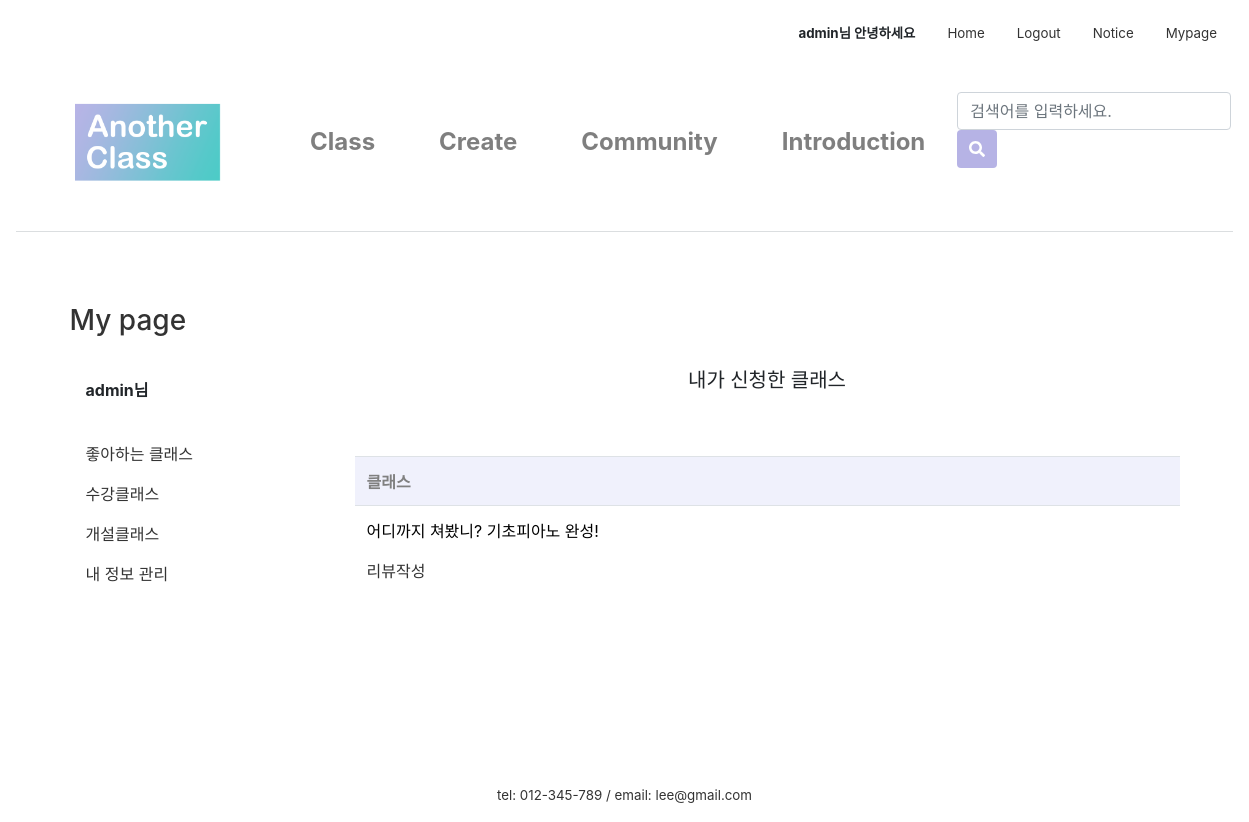
/mypage/myApply/ (signed in), run on an earlier commit of the app's database.
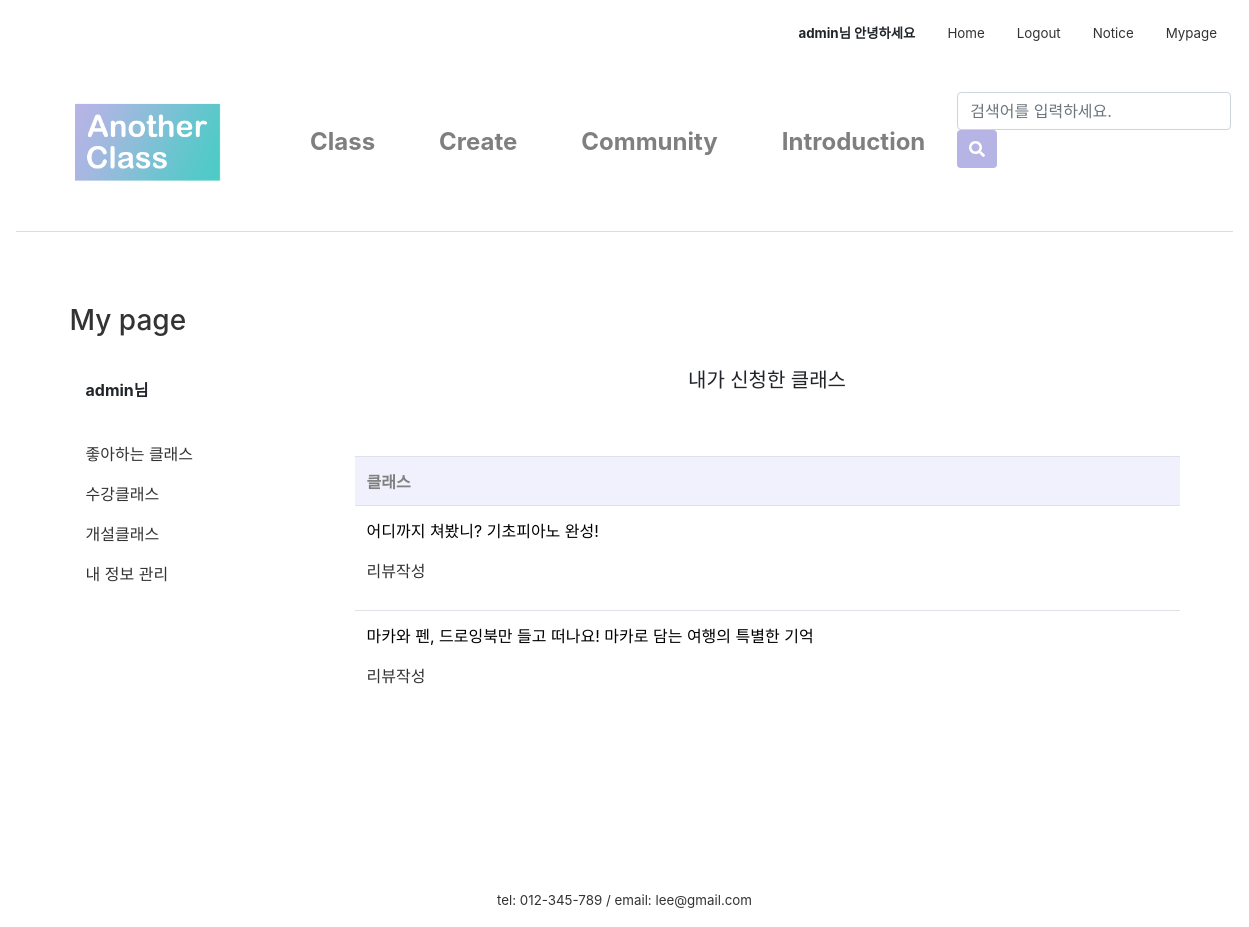
And on a later commit of the database.
### firstApp/models.py (models this page shows, shortened)
class Apply(models.Model):
    author = models.ForeignKey(settings.AUTH_USER_MODEL, on_delete=models.CASCADE, default=1)
    inClass = models.ForeignKey('firstApp.Class', on_delete=models.CASCADE, default=1, related_name='apply')
    date = models.ForeignKey('firstApp.ClassDate', on_delete=models.CASCADE, default=1, related_name='apply')
    name = models.CharField(max_length=10)
    number = models.CharField(max_length=13)
    text = RichTextUploadingField(default='')

class Class(models.Model):
    author = models.ForeignKey(settings.AUTH_USER_MODEL, on_delete=models.CASCADE, default=1)
    title = models.CharField(max_length=50)
    tutor = models.CharField(max_length=10)
    tutor_photo = ProcessedImageField(upload_to="tutor", processors=[ResizeToFill(300,300)], default='')
    tutor_insta = models.CharField(null=True, blank=True, max_length=50, default='')
    tutor_blog = models.CharField(null=True, blank=True, max_length=50, default='')
    tutor_youtube = models.CharField(null=True, blank=True, max_length=50, default='')
    category = models.ForeignKey('firstApp.Category', on_delete=models.CASCADE, default=1, related_name='category')
    area = models.ForeignKey('firstApp.Area', on_delete=models.CASCADE, default=1)
    photo = ProcessedImageField(upload_to="class", processors=[ResizeToFill(600,450)], default='')
    body = RichTextUploadingField(default='')
    tutor_body = RichTextUploadingField(default='')
    price = models.PositiveIntegerField(null=True)
    time = models.PositiveIntegerField(null=True)
    level = models.ForeignKey('firstApp.Level', on_delete=models.CASCADE, default=1, related_name='level')
    mode = models.ForeignKey('firstApp.Mode', on_delete=models.CASCADE, default=1, related_name='mode')
    in_min = models.PositiveIntegerField(null=True, blank=True, default='1')
    in_max = models.PositiveIntegerField(null=True, blank=True, default='1')
    like_user = models.ManyToManyField(settings.AUTH_USER_MODEL, related_name='like_class')
    like_count = models.PositiveIntegerField(default=0)
    def __str__(self):
        return self.title

### firstApp/views.py (the view)
# urls.py: path('mypage/myApply/', views.myApply, name='myApply'),
@login_required(login_url='/login/')
def myApply(request):
    applys = Apply.objects.filter(author=request.user)
    return render(request, 'firstApp/applylist.html', {'applys':applys})

### firstApp/templates/firstApp/applylist.html (shortened to what this page needs)
{% extends 'firstApp/base.html' %}
{% load static %}
{% block content %}
{% if user.is_active %}
<link href="{% static 'css/community.css' %}" rel="stylesheet">
<link href="{% static 'css/apply_detail.css' %}" rel="stylesheet">
<div class="container">
    <div class="row">
        <div class="col-sm-3">
            <div class="left-sidebar">
                <ul>
                    <li data-toggle="tab">
                        <a class="nounderline" href="{% url 'mypage' %}"><h3>My page</h3></a><br>
                        <a class="nav-link"><strong>{{user.username}}님</strong></a>
                        <br>
                    <li class="nav-item">
                        <a class="nav-link" href="/mypage/mylike">좋아하는 클래스</a>
                    </li>
                    <li class="nav-item">
                        <a class="nav-link" href="/mypage/myApply">수강클래스</a>
                    </li>
                    <li class="nav-item">
                        <a class="nav-link" href="/mypage/myClass">개설클래스</a>
                    </li>
                    <li class="nav-item">
                        <a class="nav-link" href="">내 정보 관리</a>
                    </li>
                    </li>
                </ul>
            </div>
        </div>
        <div class="col-sm-9">
            <h5>내가 신청한 클래스</h5>
            <table class="table">
                <tr>
                    <th>클래스</th>
                </tr>
                {% for apply in applys %}
                <tr>
                    <td>
                        <p>
                            <a aria-controls="collapseExample" aria-expanded="false" data-toggle="collapse"
                               href="#{{apply.pk}}" class="a_underline">
                                {{apply.inClass}}
                            </a>
                            <div class="createreview">
                        <a href="{% url 'review' class_id=apply.inClass.pk %}"> 리뷰작성</a>
                    </div>
                        </p>
                    </td>
                </tr>
                {% endfor %}
            </table>
        </div>
    </div>
</div>
{% else %}
<script type="text/javascript">
    alert('잘못된 접근입니다. \n로그인을 해주세요.')
    window.location.href = '/login';
</script>
{% endif %}
{% endblock content %}

What changed in the data, as far as the page shows it:
added Apply: inClass "마카와 펜, 드로잉북만 들고 떠나요! 마카로 담는 여행의 특별한 기억"
